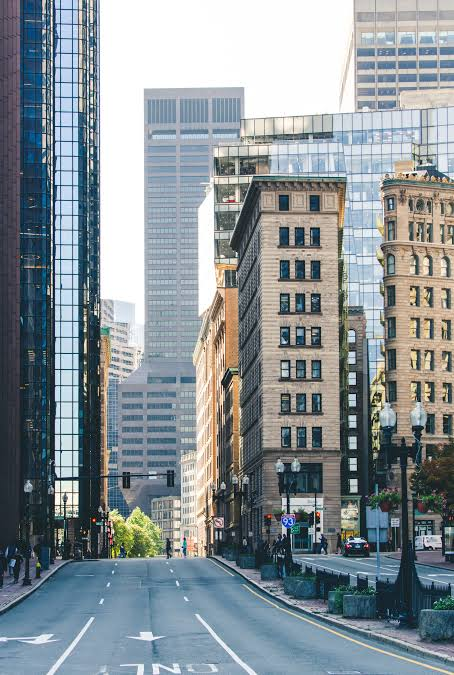
#> input picture Lane_detector/input_roads/city1.jpg, 454 x 675 px, found by its file name
$ python basics.py
#> lines starting #> are read from the running program, lines starting #| are printed output that depends on the picture; after the words box and inside, x2 and y2 are one past the last pixel; in counts of white or black regions, pixels touching at a corner belong together
'''
goal is to extract the road from the image..so first actually assume that road is in the lower half of the image so crop out the upper part
then apply segmentation on the cropped image that makes the road as the largest contour. get the largest contour and then use 2 new methods
cv2.fillPoly()
use this to properly fill the area of the road incase it wasnt properly filled . to do so get the 4 corners of the largest contour 4 or more points
this will get a clean and fully filled mask

cv2.bitwise_and() use this over the original cropped image and the mask to separate out only the road from the cropped part in the image
'''

import cv2
import numpy as np

image_path = "C:\\Users\\HARSHIT\\Desktop\\Computer Vision and LIDAR\\Lane_detector\\input_roads\\city1.jpg"

image = cv2.imread(image_path)
#> image is the input picture: shape (675, 454, 3); mean B, G, R 150.4, 145.6, 136.1
print(image.shape)
#| (675, 454, 3)

#assumed that road in lower half of the image so crop out from image midpoint
ratio = 0.5 # to determine how much of image to crop..for now im assumig road only in the lower half of the image..can later change to 1/3 or 1/4 etc
h_mid = int(image.shape[0] * ratio )
#> h_mid = 337
print(h_mid)
#| 337

roi_h = image.shape[0] - h_mid
#> roi_h = 338

roi_image = image[roi_h:,:,:]
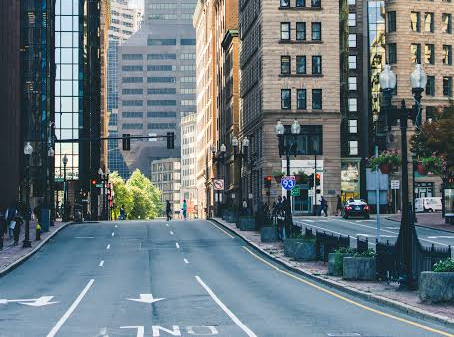
#> roi_image: shape (337, 454, 3); mean B, G, R 123.4, 118, 105
print(roi_image.shape)
#| (337, 454, 3)

hsvImg = cv2.cvtColor(roi_image,cv2.COLOR_BGR2HSV)
#> hsvImg: shape (337, 454, 3); mean H, S, V 83.5, 73.3, 130.7

lower_limit = (96,26,80)
upper_limit = (109,163,198)
mask = cv2.inRange(
    hsvImg,
    lower_limit,
    upper_limit
)
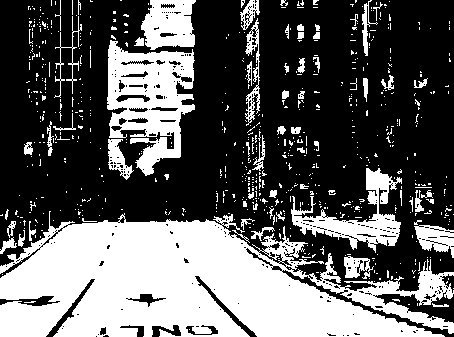
#> mask: shape (337, 454); 36.6% white; 683 white regions (616 under 20 px), largest, box (x1, y1, x2, y2) and area: (0, 211, 454, 337) 36354, (107, 40, 195, 176) 6646, (291, 168, 402, 253) 2963

kernel = cv2.getStructuringElement(
    cv2.MORPH_RECT,
    (5,5)
)

mask = cv2.morphologyEx(
    mask,
    cv2.MORPH_OPEN,
    kernel
)
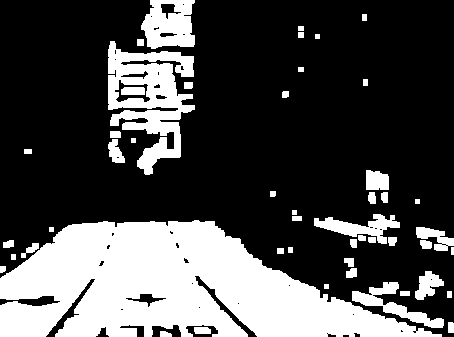
#> mask: shape (337, 454); 29.3% white; 49 white regions

mask = cv2.morphologyEx(
    mask,
    cv2.MORPH_OPEN,
    kernel
)

#got a somewhat clean mask of the road now lets make the road as the largest contour
contours ,_ = cv2.findContours(
    mask,
    cv2.RETR_EXTERNAL,
    cv2.CHAIN_APPROX_NONE
)
#> contours = 48 contours, 7 with area under 20; largest, box (x1, y1, x2, y2) and area: (0, 220, 442, 337) 30512, (108, 41, 195, 175) 5866, (141, 0, 195, 49) 2054, (352, 282, 444, 328) 1044, (314, 214, 400, 244) 962

largest_contour = max(contours,key=cv2.contourArea)
#> largest_contour = contour of 1550 points, box (x1, y1, x2, y2) (0, 220, 442, 337), area 30512
print("len of largest contour" ,len( largest_contour))
#| len of largest contour 1550

cv2.drawContours(
    roi_image,
    largest_contour,
    -1,
    (0,255,0),
    2
)
#great results till here btw

x,y,w,h = cv2.boundingRect(largest_contour)
#> x = 0; y = 220; w = 442; h = 117
#print(x,y,w,h)
cv2.rectangle(
    roi_image,
    (x,y),
    (x+w,y+h),
    (255,0,0),
    2
)
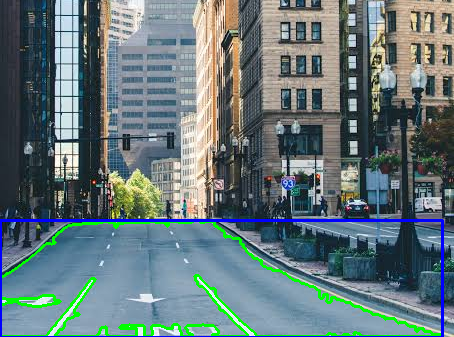
#> roi_image: shape (337, 454, 3); mean B, G, R 121.3, 118.5, 100.4
factor = 0.005
approx_pts = cv2.approxPolyDP(
    largest_contour,
    epsilon= cv2.arcLength(largest_contour,True)*factor,
    closed=True
)
#> approx_pts = contour of 25 points, box (x1, y1, x2, y2) (0, 221, 442, 337), area 30564
print("len after approximation",len(approx_pts))
#| len after approximation 25

#gives almost same result as without fill poly. thus make fill poly on a blank image !
blank_img = np.zeros((roi_image.shape[0],roi_image.shape[1]),dtype=np.uint8)

cv2.fillPoly(blank_img,[largest_contour],255)
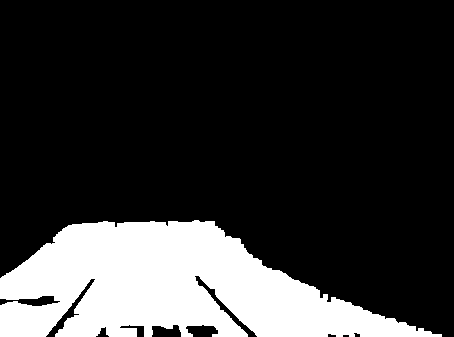
#> blank_img: shape (337, 454); 20.4% white; 1 white region, box (x1, y1, x2, y2) and area: (0, 220, 442, 337) 31288
#this now has the proper road area only as the white region and rest all black

roi_img_cpy = cv2.cvtColor(roi_image.copy(),cv2.COLOR_BGR2GRAY)
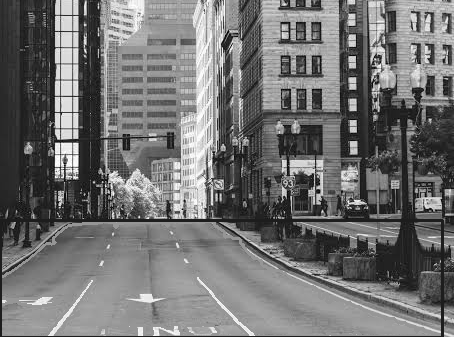
#> roi_img_cpy: shape (337, 454); min 0, max 255, mean 113.4

result = cv2.bitwise_and(roi_img_cpy,roi_img_cpy,mask=blank_img)
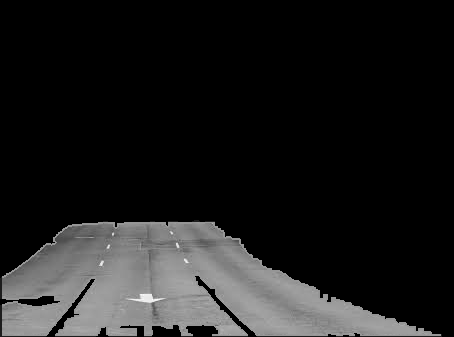
#> result: shape (337, 454); min 0, max 253, mean 28.7

cv2.imshow("image",roi_image)
cv2.imshow("mmask",mask)
cv2.imshow("polyfill",blank_img)
cv2.imshow("result",result)
cv2.waitKey(0)
cv2.destroyAllWindows()
